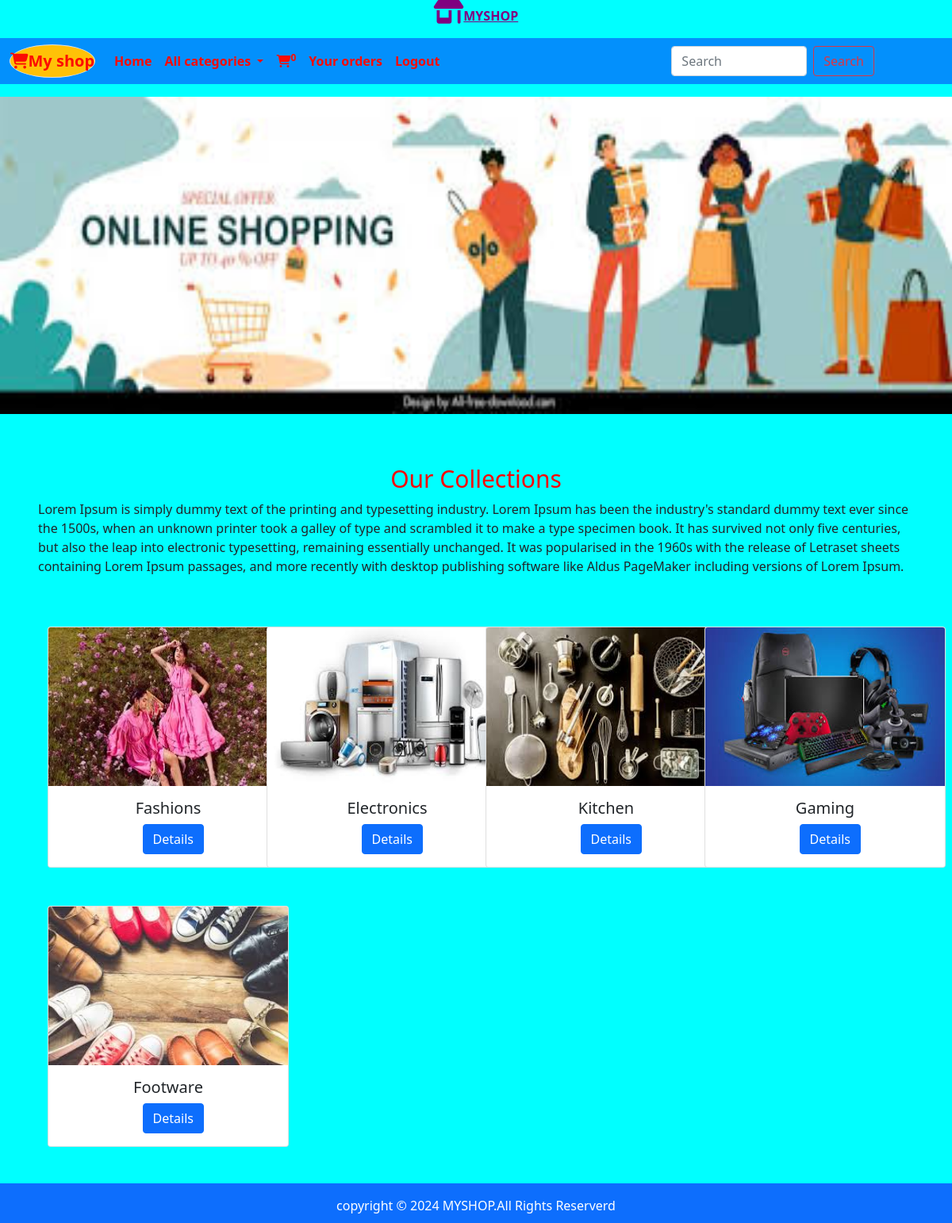
The app's page /allcategory (signed in) with its own data.
### shop/models.py (models this page shows, shortened)
class Category(models.Model):
    title=models.CharField(max_length=20)
    image=models.ImageField()
    desc=models.TextField()

### shop/views.py (the view)
# urls.py: path('allcategory',views.allcategory,name='allcategory'),
@login_required
def allcategory(request):
    items=Category.objects.all()
    return render(request,'category.html',{'items':items})

### cart/context_processors.py (called while the page is built)
def cart_count(requset):
    u=requset.user
    count=0
    if u.is_authenticated:
        try:
            item=Cart.objects.filter(user=u)
            count=item.count()
        except:
            pass
    return {'count':count}

### shop/context_processors.py (called while the page is built)
def links(request):
    c=Category.objects.all()
    return {'links':c}

### templates/category.html (shortened to what this page needs)
<!DOCTYPE html>
{% extends 'base.html' %}
{% load static %}
{% block content %}
<div class="mb-3 mt-3">
<img src="media/images/banner1.jfif" style="height:400px;width:100%;"/>
</div>
<div class="mb-5 p-5">
    <h3 style="text-align:center;color:red;font-size:30px;">Our Collections</h3>
    <p>
Lorem Ipsum is simply dummy text of the printing and typesetting industry. Lorem Ipsum has been the industry's standard dummy text ever since the 1500s, when an unknown printer took a galley of type and scrambled it to make a type specimen book. It has survived not only five centuries, but also the leap into electronic typesetting, remaining essentially unchanged. It was popularised in the 1960s with the release of Letraset sheets containing Lorem Ipsum passages, and more recently with desktop publishing software like Aldus PageMaker including versions of Lorem Ipsum.
</p>
    <div class="container mt-3">
  <div class="row">
    {% for i in items %}
    <div class="col-sm-3  mt-5">
      <div class="card mx-auto" style="width: 19rem;">
  <img src="{{i.image.url}}" class="card-img-top" height="200px" width="100%" alt="...">
  <div class="card-body">
    <h5 class="card-title text-center">{{i.title}}</h5>
    <a href="{% url 'shop:products' i.id %}" style="position:relative;left:38%" class="btn btn-primary">Details</a>
  </div>
</div>
  </div>
    {% endfor %}
   </div>
  </div>
</div>
{% endblock %}

### static/css/stylee.css (style rules this page uses)
body { background-color:aqua; }

### records on screen
Category: image (picture), title "Fashions"
Category: image (picture), title "Electronics"
Category: image (picture), title "Kitchen"
Category: image (picture), title "Gaming"
Category: image (picture), title "Footware"

### other values on screen
{{ count }} "0"
